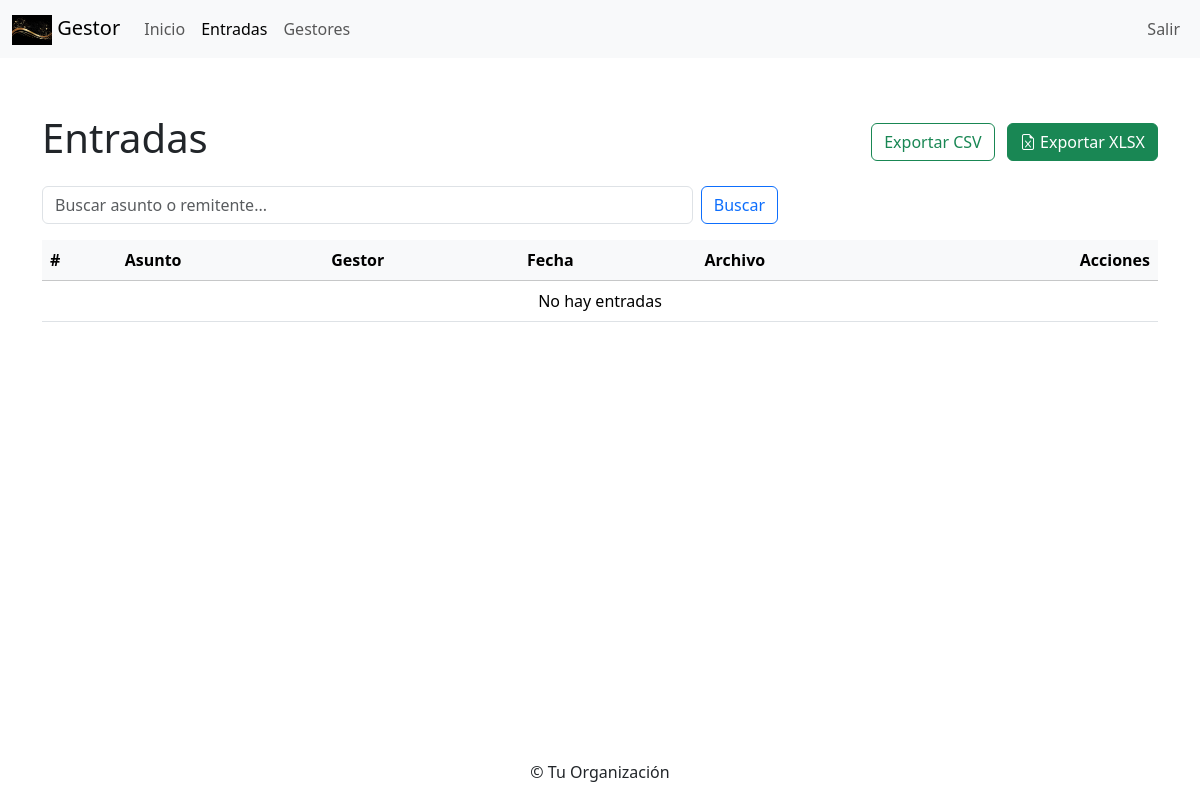
The page /entradas/ (signed in) on the database as committed earlier.
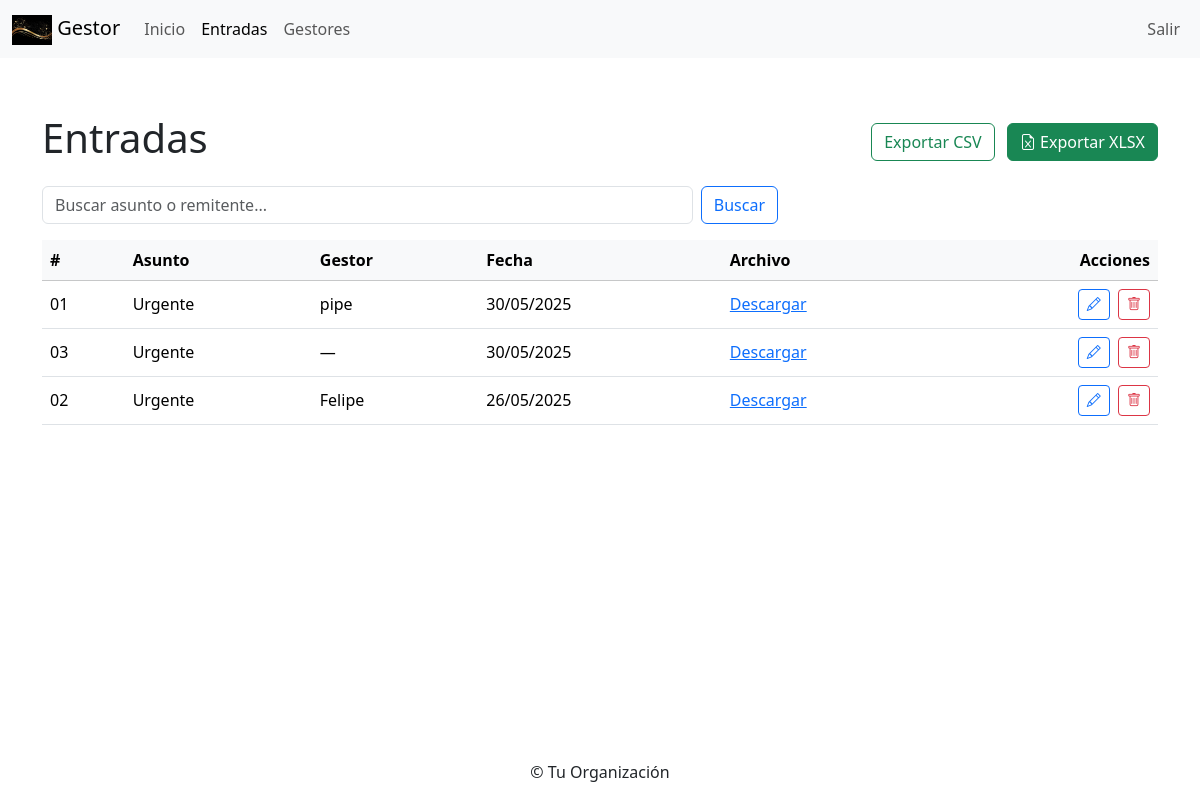
The same page on the database as committed later.
### correspondencia_app/models.py (models this page shows, shortened)
class CorrespondenciaEntrada(models.Model):
    numero_documento     = models.CharField(
        "Número de documento",
        max_length=10,
        unique=True,
        editable=False  # no se edita a mano
    )
    fecha_recepcion      = models.DateField(
        "Fecha de recepción",
        auto_now_add=True  # se fija al crear
    )
    remitente            = models.CharField("Remitente", max_length=100)
    destinatario         = models.CharField("Destinatario", max_length=100)
    asunto               = models.CharField("Asunto", max_length=200)
    departamento_destino = models.CharField("Departamento destino", max_length=100)
    estado               = models.CharField("Estado", max_length=50)
    gestor               = models.ForeignKey(
        DocumentManager,
        verbose_name="Gestor responsable",
        on_delete=models.SET_NULL,
        null=True,
        blank=True,
        related_name='entradas'
    )
    archivo_adjunto      = models.FileField(
        "Archivo adjunto",
        upload_to='entradas/',
        blank=True,
        null=True
    )
    observaciones        = models.TextField("Observaciones", blank=True)
    class Meta:
        verbose_name        = "Entrada de Correspondencia"
        verbose_name_plural = "Entradas de Correspondencia"
        ordering            = ['-fecha_recepcion']

class DocumentManager(models.Model):
    nombre    = models.CharField("Nombre", max_length=100)
    email     = models.EmailField("Email")
    telefono  = models.CharField("Teléfono", max_length=20)
    archivo   = models.FileField("Archivo", upload_to='gestores/', blank=True, null=True)
    class Meta:
        verbose_name        = "Gestor de Documentos"
        verbose_name_plural = "Gestores de Documentos"
        ordering            = ['nombre']

### correspondencia_app/views.py (the view)
# urls.py: path('entradas/',                   views.entrada_list,           name='entrada_list'),
@login_required
def entrada_list(request):
    q = request.GET.get('q', '')
    qs = CorrespondenciaEntrada.objects.all().order_by('-fecha_recepcion')
    if q:
        qs = qs.filter(
            models.Q(asunto__icontains=q) |
            models.Q(remitente__icontains=q)
        )
    paginator = Paginator(qs, 10)
    page_obj = paginator.get_page(request.GET.get('page'))
    return render(request, 'correspondencia_app/entrada_list.html', {
        'entradas': page_obj,
        'q': q,
    })

### templates/correspondencia_app/entrada_list.html (shortened to what this page needs)
{% extends "correspondencia_app/base.html" %}
{% load static %}
{% block content %}
  <div class="d-flex justify-content-between align-items-center py-3">
    <h1>Entradas</h1>
    {% if request.user.is_staff %}
      <div>
        <a href="{% url 'correspondencia_app:export_entradas_csv' %}" class="btn btn-outline-success me-2">
           Exportar CSV
        </a>
        <a href="{% url 'correspondencia_app:export_entradas_xlsx' %}" class="btn btn-success">
          <i class="bi bi-file-earmark-excel"></i> Exportar XLSX
        </a>
      </div>
    {% endif %}
  </div>
  <div class="row mb-3">
    <div class="col-md-8">
      <form method="get" class="d-flex">
        <input
          name="q"
          class="form-control me-2"
          placeholder="Buscar asunto o remitente..."
          value="{{ q }}"
        >
        <button class="btn btn-outline-primary">Buscar</button>
      </form>
    </div>
  </div>
  <div class="table-responsive">
    <table class="table table-hover align-middle">
      <thead class="table-light">
        <tr>
          <th>#</th>
          <th>Asunto</th>
          <th>Gestor</th>
          <th>Fecha</th>
          <th>Archivo</th>
          <th class="text-end">Acciones</th>
        </tr>
      </thead>
      <tbody>
        {% for e in entradas %}
        <tr>
          <td>{{ e.numero_documento }}</td>
          <td>{{ e.asunto }}</td>
          <td>
            {% if e.gestor %}
              {{ e.gestor.nombre }}
            {% else %}
              &mdash;
            {% endif %}
          </td>
          <td>{{ e.fecha_recepcion|date:"d/m/Y" }}</td>
          <td>
            {% if e.archivo_adjunto %}
              <a href="{{ e.archivo_adjunto.url }}" class="link-primary">Descargar</a>
            {% else %}
              &mdash;
            {% endif %}
          </td>
          <td class="text-end">
            {% if request.user.is_staff %}
              <a
                href="{% url 'correspondencia_app:entrada_edit' e.pk %}"
                class="btn btn-sm btn-outline-primary me-1"
              >
                <i class="bi bi-pencil"></i>
              </a>
              <a
                href="{% url 'correspondencia_app:entrada_delete' e.pk %}"
                class="btn btn-sm btn-outline-danger"
              >
                <i class="bi bi-trash"></i>
              </a>
            {% endif %}
          </td>
        </tr>
        {% empty %}
        <tr>
          <td colspan="6" class="text-center">No hay entradas</td>
        </tr>
        {% endfor %}
      </tbody>
    </table>
  </div>
{% endblock %}

Rows that differ between the two databases and show on the page:
added CorrespondenciaEntrada: numero_documento "01", asunto "Urgente", gestor.nombre "pipe", fecha_recepcion "30/05/2025"
added CorrespondenciaEntrada: numero_documento "03", asunto "Urgente", fecha_recepcion "30/05/2025"
added CorrespondenciaEntrada: numero_documento "02", asunto "Urgente", gestor.nombre "Felipe", fecha_recepcion "26/05/2025"
Other text that changed with them:
text no longer shown: "No hay entradas"
